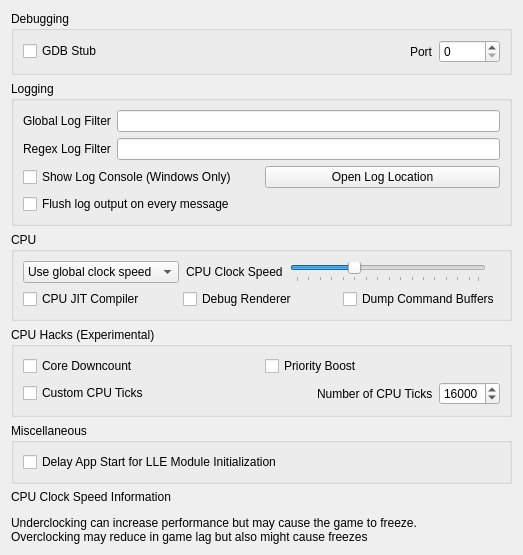
<?xml version="1.0" encoding="UTF-8"?>
<ui version="4.0">
 <class>ConfigureDebug</class>
 <widget class="QWidget" name="ConfigureDebug">
  <property name="geometry">
   <rect>
    <x>0</x>
    <y>0</y>
    <width>523</width>
    <height>458</height>
   </rect>
  </property>
  <property name="windowTitle">
   <string>Form</string>
  </property>
  <layout class="QVBoxLayout" name="verticalLayout_1">
   <item>
    <layout class="QVBoxLayout" name="verticalLayout_2">
     <item>
      <widget class="QGroupBox" name="groupBox">
       <property name="title">
        <string>Debugging</string>
       </property>
       <layout class="QVBoxLayout" name="verticalLayout_3">
        <item>
         <layout class="QHBoxLayout" name="horizontalLayout_1">
          <item>
           <widget class="QCheckBox" name="toggle_gdbstub">
            <property name="toolTip">
              <string>&lt;html&gt;&lt;body&gt;Open port for listening to GDB connections.&lt;/body&gt;&lt;/html&gt;</string>
            </property>
            <property name="text">
             <string>GDB Stub</string>
            </property>
           </widget>
          </item>
          <item>
           <spacer name="horizontalSpacer_1">
            <property name="orientation">
             <enum>Qt::Horizontal</enum>
            </property>
            <property name="sizeHint" stdset="0">
             <size>
              <width>40</width>
              <height>20</height>
             </size>
            </property>
           </spacer>
          </item>
          <item>
           <widget class="QLabel" name="label_2">
            <property name="toolTip">
              <string>&lt;html&gt;&lt;body&gt;Port number to listen for GDB connections.&lt;/body&gt;&lt;/html&gt;</string>
            </property>
            <property name="text">
             <string>Port</string>
            </property>
           </widget>
          </item>
          <item>
           <widget class="QSpinBox" name="gdbport_spinbox">
            <property name="maximum">
             <number>65536</number>
            </property>
           </widget>
          </item>
         </layout>
        </item>
       </layout>
      </widget>
     </item>
    </layout>
   </item>
   <item>
    <widget class="QGroupBox" name="groupBox_2">
     <property name="title">
      <string>Logging</string>
     </property>
     <layout class="QVBoxLayout" name="verticalLayout_4">
      <item>
       <layout class="QHBoxLayout" name="horizontalLayout_2">
        <item>
         <widget class="QLabel" name="label">
          <property name="toolTip">
            <string>&lt;html&gt;&lt;body&gt;Global Log Filter is a filter string which removes logs below a certain logging level, each of the format &lt;class&gt;:\&lt;level&gt;.&lt;/body&gt;&lt;/html&gt;</string>
          </property>
          <property name="text">
           <string>Global Log Filter</string>
          </property>
         </widget>
        </item>
        <item>
         <widget class="QLineEdit" name="log_filter_edit"/>
        </item>
       </layout>
      </item>
      <item>
       <layout class="QHBoxLayout" name="horizontalLayout_3">
        <item>
         <widget class="QLabel" name="label_3">
          <property name="toolTip">
            <string>&lt;html&gt;&lt;body&gt;Use POSIX-format regular expressions to display only log entries that match the regex. For example, to only display &lt;Info&gt; level messages, enter \&lt;Info\&gt;.&lt;/body&gt;&lt;/html&gt;</string>
          </property>
          <property name="text">
           <string>Regex Log Filter</string>
          </property>
         </widget>
        </item>
        <item>
         <widget class="QLineEdit" name="log_regex_filter_edit"/>
        </item>
       </layout>
      </item>
      <item>
       <layout class="QHBoxLayout" name="horizontalLayout_4">
        <item>
         <widget class="QCheckBox" name="toggle_console">
          <property name="text">
           <string>Show Log Console (Windows Only)</string>
          </property>
         </widget>
        </item>
        <item>
         <widget class="QPushButton" name="open_log_button">
          <property name="text">
           <string>Open Log Location</string>
          </property>
         </widget>
        </item>
       </layout>
      </item>
      <item>
        <widget class="QCheckBox" name="instant_debug_log">
          <property name="text">
            <string>Flush log output on every message</string>
          </property>
          <property name="toolTip">
            <string>&lt;html&gt;&lt;body&gt;Immediately commits the debug log to file. Use this if borked3ds crashes and the log output is being cut.&lt;br&gt;Enabling this feature will decrease performance, only use it for debugging purposes.&lt;/body&gt;&lt;/html&gt;</string>
          </property>
        </widget>
      </item>
     </layout>
    </widget>
   </item>
   <item>
    <widget class="QGroupBox" name="groupBox_4">
     <property name="title">
      <string>CPU</string>
     </property>
     <layout class="QVBoxLayout" name="verticalLayout_5">
      <item>
       <widget class="QWidget" name="clock_speed_widget" native="true">
        <layout class="QHBoxLayout" name="clock_speed_layout">
         <property name="spacing">
          <number>7</number>
         </property>
         <property name="leftMargin">
          <number>0</number>
         </property>
         <property name="topMargin">
          <number>0</number>
         </property>
         <property name="rightMargin">
          <number>0</number>
         </property>
         <property name="bottomMargin">
          <number>0</number>
         </property>
         <item>
          <widget class="QComboBox" name="clock_speed_combo">
           <item>
            <property name="text">
             <string>Use global clock speed</string>
            </property>
           </item>
           <item>
            <property name="text">
             <string>Set clock speed:</string>
            </property>
           </item>
          </widget>
         </item>
         <item>
          <widget class="QLabel" name="clock_speed_label">
           <property name="text">
            <string>CPU Clock Speed</string>
           </property>
          </widget>
         </item>
         <item>
          <widget class="QSlider" name="slider_clock_speed">
           <property name="toolTip">
            <string>&lt;html&gt;&lt;body&gt;Changes the emulated CPU clock frequency.&lt;br&gt;Underclocking can increase performance but may cause the game to freeze.&lt;br&gt;Overclocking may reduce in game lag but also might cause freezes.&lt;/body&gt;&lt;/html&gt;</string>
           </property>
           <property name="minimum">
            <number>0</number>
           </property>
           <property name="maximum">
            <number>79</number>
           </property>
           <property name="singleStep">
            <number>5</number>
           </property>
           <property name="pageStep">
            <number>15</number>
           </property>
           <property name="value">
            <number>25</number>
           </property>
           <property name="orientation">
            <enum>Qt::Horizontal</enum>
           </property>
           <property name="tickPosition">
            <enum>QSlider::TicksBelow</enum>
           </property>
          </widget>
         </item>
         <item>
          <widget class="QLabel" name="clock_display_label">
           <property name="text">
            <string/>
           </property>
           <property name="alignment">
            <set>Qt::AlignRight|Qt::AlignTrailing|Qt::AlignVCenter</set>
           </property>
          </widget>
         </item>
        </layout>
       </widget>
      </item>
      <item>
       <layout class="QGridLayout" name="gridLayout_1">
        <item row="0" column="0">
         <widget class="QCheckBox" name="toggle_cpu_jit">
          <property name="toolTip">
           <string>&lt;html&gt;&lt;head/&gt;&lt;body&gt;&lt;p&gt;Enables the use of the ARM JIT compiler for emulating the 3DS CPUs. Don't disable unless for debugging purposes&lt;/p&gt;&lt;/body&gt;&lt;/html&gt;</string>
          </property>
          <property name="text">
           <string>CPU JIT Compiler</string>
          </property>
         </widget>
        </item>
        <item row="0" column="1">
         <widget class="QCheckBox" name="toggle_renderer_debug">
          <property name="text">
           <string>Debug Renderer</string>
          </property>
          <property name="toolTip">
           <string>&lt;html&gt;&lt;head/&gt;&lt;body&gt;&lt;p&gt;Note: Vulkan debug renderer requires the Vulkan SDK to be installed.&lt;/p&gt;&lt;/body&gt;&lt;/html&gt;</string>
          </property>
         </widget>
        </item>
        <item row="0" column="2">
         <widget class="QCheckBox" name="toggle_dump_command_buffers">
          <property name="toolTip">
           <string>&lt;html&gt;&lt;head/&gt;&lt;body&gt;&lt;p&gt;Print Vulkan API calls, parameters, and values to an identified output stream. Requires the Vulkan SDK to be installed.&lt;/p&gt;&lt;/body&gt;&lt;/html&gt;</string>
          </property>
          <property name="text">
           <string>Dump Command Buffers</string>
          </property>
         </widget>
        </item>
       </layout>
      </item>
     </layout>
    </widget>
   </item>
   <item>
    <widget class="QGroupBox" name="groupBox_5">
     <property name="title">
      <string>CPU Hacks (Experimental)</string>
     </property>
     <layout class="QVBoxLayout" name="verticalLayout_6">
      <item>
       <layout class="QGridLayout" name="gridLayout_2">
        <item row="0" column="0">
         <widget class="QCheckBox" name="toggle_core_downcount_hack">
          <property name="toolTip">
           <string>&lt;html&gt;&lt;head/&gt;&lt;body&gt;&lt;p&gt;When enabled, core downcount will be limited to a smaller time slice, reducing CPU usage. It may improve performance for low-end devices or GPU hungry games.&lt;/p&gt;&lt;/body&gt;&lt;/html&gt;</string>
          </property>
          <property name="text">
           <string>Core Downcount</string>
          </property>
         </widget>
        </item>
        <item row="0" column="1">
         <widget class="QCheckBox" name="toggle_priority_boost">
          <property name="toolTip">
           <string>&lt;html&gt;&lt;head/&gt;&lt;body&gt;&lt;p&gt;Boost low priority starved threads during kernel rescheduling. It may improve performance, at the cost of freezing during cutscenes for some games.&lt;/p&gt;&lt;/body&gt;&lt;/html&gt;</string>
          </property>
          <property name="text">
           <string>Priority Boost</string>
          </property>
         </widget>
        </item>
       </layout>
      </item>
      <item>
       <layout class="QHBoxLayout" name="custom_cpu_ticks_layout">
        <item>
         <widget class="QCheckBox" name="toggle_custom_cpu_ticks">
          <property name="toolTip">
           <string>&lt;html&gt;&lt;body&gt;Set a custom value of CPU ticks. Higher values can increase performance but if set too high, it may cause the game to freeze. A range of 77 to 21,000 is recommended.&lt;/body&gt;&lt;/html&gt;</string>
          </property>
          <property name="text">
           <string>Custom CPU Ticks</string>
          </property>
         </widget>
        </item>
        <item>
         <spacer name="horizontalSpacer_2">
          <property name="orientation">
           <enum>Qt::Horizontal</enum>
          </property>
          <property name="sizeHint" stdset="0">
           <size>
            <width>40</width>
            <height>20</height>
           </size>
          </property>
         </spacer>
        </item>
        <item>
         <widget class="QLabel" name="label_custom_cpu_ticks">
          <property name="text">
           <string>Number of CPU Ticks</string>
          </property>
         </widget>
        </item>
        <item>
         <widget class="QSpinBox" name="custom_cpu_ticks_spinbox">
          <property name="minimum">
           <number>77</number>
          </property>
          <property name="maximum">
           <number>65535</number>
          </property>
          <property name="value">
           <number>16000</number>
          </property>
         </widget>
        </item>
       </layout>
      </item>
     </layout>
    </widget>
   </item>
   <item>
    <widget class="QGroupBox" name="groupBox_6">
     <property name="title">
      <string>Miscellaneous</string>
     </property>
     <layout class="QGridLayout" name="gridLayout_3">
      <item row="1" column="0">
       <widget class="QCheckBox" name="delay_start_for_lle_modules">
        <property name="toolTip">
         <string>&lt;html&gt;&lt;head/&gt;&lt;body&gt;&lt;p&gt;Introduces a delay to the first ever launched app thread if LLE modules are enabled, to allow them to initialize.&lt;/p&gt;&lt;/body&gt;&lt;/html&gt;</string>
        </property>
        <property name="text">
         <string>Delay App Start for LLE Module Initialization</string>
        </property>
       </widget>
      </item>
     </layout>
    </widget>
   </item>
   <item>
    <widget class="QLabel" name="label_cpu_clock_info">
     <property name="text">
      <string>&lt;html&gt;&lt;head/&gt;&lt;body&gt;&lt;p&gt;CPU Clock Speed Information&lt;/p&gt;&lt;p&gt;Underclocking can increase performance but may cause the game to freeze.&lt;br /&gt;Overclocking may reduce in game lag but also might cause freezes&lt;/p&gt;&lt;/body&gt;&lt;/html&gt;</string>
     </property>
     <property name="textFormat">
      <enum>Qt::RichText</enum>
     </property>
    </widget>
   </item>
   <item>
    <spacer name="verticalSpacer">
     <property name="orientation">
      <enum>Qt::Vertical</enum>
     </property>
     <property name="sizeHint" stdset="0">
      <size>
       <width>20</width>
       <height>40</height>
      </size>
     </property>
    </spacer>
   </item>
  </layout>
 </widget>
 <tabstops>
  <tabstop>toggle_gdbstub</tabstop>
  <tabstop>gdbport_spinbox</tabstop>
  <tabstop>log_filter_edit</tabstop>
  <tabstop>toggle_console</tabstop>
  <tabstop>open_log_button</tabstop>
 </tabstops>
 <resources/>
 <connections>
  <connection>
   <sender>toggle_gdbstub</sender>
   <signal>toggled(bool)</signal>
   <receiver>gdbport_spinbox</receiver>
   <slot>setEnabled(bool)</slot>
   <hints>
    <hint type="sourcelabel">
     <x>84</x>
     <y>157</y>
    </hint>
    <hint type="destinationlabel">
     <x>342</x>
     <y>158</y>
    </hint>
   </hints>
  </connection>
 </connections>
</ui>
